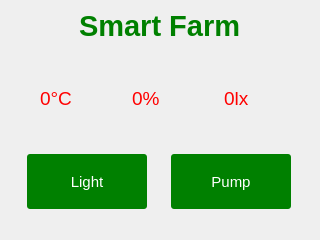
<?xml version="1.0" encoding="UTF-8"?>
<ui version="4.0">
 <class>MainWindow</class>
 <widget class="QMainWindow" name="MainWindow">
  <property name="geometry">
   <rect>
    <x>0</x>
    <y>0</y>
    <width>320</width>
    <height>240</height>
   </rect>
  </property>
  <property name="windowTitle">
   <string>MainWindow</string>
  </property>
  <property name="styleSheet">
   <string notr="true">#centralWidget { background: rgba(32, 80, 96, 100); }

#centralWidget {
background-color: qlineargradient(spread:reflect, x1:0.5,
y1:0, x2:0, y2:0, stop:0 rgba(91, 204, 233, 100), stop:1
rgba(32, 80, 96, 100));
}

QLabel { color: red; }

#logoLabel {
	color: green;
}

QPushButton {
color: white;
background-color: green;
border-width: 0px;
border-radius: 3px;
}

* {
    font-family: &quot;Segoe UI&quot;;
    font-size: 11pt;
}

#logoLabel {
	font-size: 22pt
}

#temperatureLabel {
	font-size: 14pt
}

#humidityLabel {
	font-size: 14pt
}

#luxLabel {
	font-size: 14pt
}


</string>
  </property>
  <widget class="QWidget" name="centralwidget">
   <layout class="QVBoxLayout" name="verticalLayout">
    <item>
     <layout class="QHBoxLayout" name="horizontalLayout_3">
      <property name="topMargin">
       <number>0</number>
      </property>
      <item>
       <spacer name="horizontalSpacer">
        <property name="orientation">
         <enum>Qt::Horizontal</enum>
        </property>
        <property name="sizeHint" stdset="0">
         <size>
          <width>40</width>
          <height>20</height>
         </size>
        </property>
       </spacer>
      </item>
      <item>
       <widget class="QLabel" name="logoLabel">
        <property name="sizePolicy">
         <sizepolicy hsizetype="Fixed" vsizetype="Fixed">
          <horstretch>0</horstretch>
          <verstretch>0</verstretch>
         </sizepolicy>
        </property>
        <property name="font">
         <font>
          <family>Segoe UI</family>
          <pointsize>22</pointsize>
          <weight>75</weight>
          <bold>true</bold>
         </font>
        </property>
        <property name="text">
         <string>Smart Farm</string>
        </property>
       </widget>
      </item>
      <item>
       <spacer name="horizontalSpacer_2">
        <property name="orientation">
         <enum>Qt::Horizontal</enum>
        </property>
        <property name="sizeHint" stdset="0">
         <size>
          <width>40</width>
          <height>20</height>
         </size>
        </property>
       </spacer>
      </item>
     </layout>
    </item>
    <item>
     <spacer name="verticalSpacer">
      <property name="orientation">
       <enum>Qt::Vertical</enum>
      </property>
      <property name="sizeHint" stdset="0">
       <size>
        <width>20</width>
        <height>40</height>
       </size>
      </property>
     </spacer>
    </item>
    <item>
     <layout class="QHBoxLayout" name="horizontalLayout">
      <property name="topMargin">
       <number>0</number>
      </property>
      <item>
       <widget class="QLabel" name="temperatureLabel">
        <property name="sizePolicy">
         <sizepolicy hsizetype="Fixed" vsizetype="Fixed">
          <horstretch>0</horstretch>
          <verstretch>0</verstretch>
         </sizepolicy>
        </property>
        <property name="minimumSize">
         <size>
          <width>55</width>
          <height>55</height>
         </size>
        </property>
        <property name="font">
         <font>
          <family>Segoe UI</family>
          <pointsize>14</pointsize>
         </font>
        </property>
        <property name="text">
         <string>0°C</string>
        </property>
       </widget>
      </item>
      <item>
       <widget class="QLabel" name="humidityLabel">
        <property name="sizePolicy">
         <sizepolicy hsizetype="Fixed" vsizetype="Fixed">
          <horstretch>0</horstretch>
          <verstretch>0</verstretch>
         </sizepolicy>
        </property>
        <property name="minimumSize">
         <size>
          <width>55</width>
          <height>55</height>
         </size>
        </property>
        <property name="text">
         <string>0%</string>
        </property>
       </widget>
      </item>
      <item>
       <widget class="QLabel" name="luxLabel">
        <property name="sizePolicy">
         <sizepolicy hsizetype="Fixed" vsizetype="Fixed">
          <horstretch>0</horstretch>
          <verstretch>0</verstretch>
         </sizepolicy>
        </property>
        <property name="minimumSize">
         <size>
          <width>55</width>
          <height>55</height>
         </size>
        </property>
        <property name="text">
         <string>0lx</string>
        </property>
       </widget>
      </item>
     </layout>
    </item>
    <item>
     <spacer name="verticalSpacer_2">
      <property name="orientation">
       <enum>Qt::Vertical</enum>
      </property>
      <property name="sizeHint" stdset="0">
       <size>
        <width>20</width>
        <height>40</height>
       </size>
      </property>
     </spacer>
    </item>
    <item>
     <layout class="QHBoxLayout" name="horizontalLayout_2">
      <property name="topMargin">
       <number>0</number>
      </property>
      <item>
       <widget class="QPushButton" name="lightButton">
        <property name="sizePolicy">
         <sizepolicy hsizetype="Fixed" vsizetype="Fixed">
          <horstretch>0</horstretch>
          <verstretch>0</verstretch>
         </sizepolicy>
        </property>
        <property name="minimumSize">
         <size>
          <width>120</width>
          <height>55</height>
         </size>
        </property>
        <property name="text">
         <string>Light</string>
        </property>
       </widget>
      </item>
      <item>
       <widget class="QPushButton" name="pumpButton">
        <property name="sizePolicy">
         <sizepolicy hsizetype="Fixed" vsizetype="Fixed">
          <horstretch>0</horstretch>
          <verstretch>0</verstretch>
         </sizepolicy>
        </property>
        <property name="minimumSize">
         <size>
          <width>120</width>
          <height>55</height>
         </size>
        </property>
        <property name="text">
         <string>Pump</string>
        </property>
       </widget>
      </item>
     </layout>
    </item>
    <item>
     <spacer name="verticalSpacer_3">
      <property name="orientation">
       <enum>Qt::Vertical</enum>
      </property>
      <property name="sizeHint" stdset="0">
       <size>
        <width>20</width>
        <height>40</height>
       </size>
      </property>
     </spacer>
    </item>
   </layout>
  </widget>
 </widget>
 <resources/>
 <connections/>
</ui>
